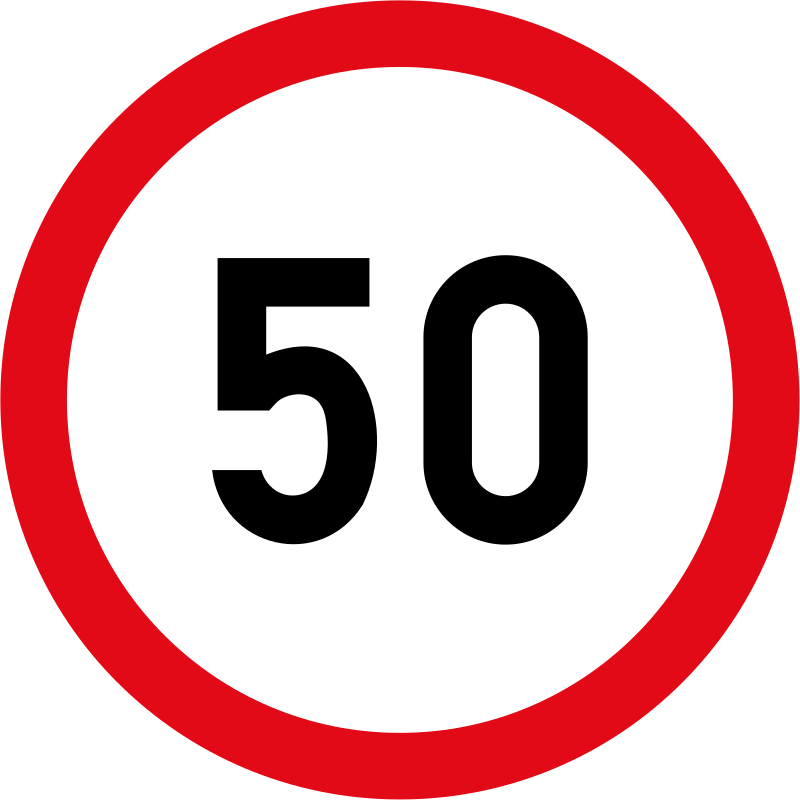
#> input picture base_images/50.jpg, 800 x 800 px, found by its file name
$ python DataLocationRandomizer.py
#> lines starting #> are read from the running program, lines starting #| are printed output that depends on the picture; pictures that were not available may be replaced by others from this repository, and a replacement may not be noted
import numpy as np
import random
from PIL import Image
import os
import BackgroundRandomizer

#define settings
Image_amount = 50
Image_width = 1920
Image_height = 1080

def GenerateImages(destination, base, randomized=False):
#> called with randomized = False
    if os.path.isdir(destination) == False:
        os.mkdir(destination)
    #delete files in destination directory for ease of use and
    if len(os.listdir(destination)) > 0:
        for item in os.listdir(destination):
            os.remove(f"{destination}/{item}")

    #load images
    front_image = Image.open(base).convert("RGBA")
#> front_image is the input picture: PIL image 800x800 RGBA; mean R, G, B, A 170.2, 118, 120.9, 199.9
    fi_width, fi_height = front_image.size
#> fi_width = 800; fi_height = 800

    for i in range(Image_amount):
        #create background image
        if randomized == False:
            back_image = Image.new(mode="RGB", size=(Image_width, Image_height), color="white").convert("RGBA")
        else:
            back_image = BackgroundRandomizer.RandomBackground(Image_width, Image_height)
        bi_width, bi_height = back_image.size

        #randomize the size of the front image
        im_width = im_height = random.randint((fi_height/10), bi_height)
        im = front_image.resize((im_width, im_height))

        max_x = bi_width - (im_width)
        max_y = bi_height - (im_height)

        #check for valid image size
        if max_x < 0 or max_y < 0:
            print("Invalid image size for placement")
            continue

        #randomize the location of the image
        im_x = random.randint(0, max_x)
        im_y = random.randint(0, max_y)

        #merge images together and save
        b_image = back_image.copy()
        b_image.paste(im, (im_x, im_y), im)
        b_image = b_image.convert("RGB")
        b_image.save(f"{destination}/{i}.jpg")

        #give updates to user
        if (i+1)%5 == 0:
            print(f"{i+1} images created")
#> this loop made 50 passes
#> pass 1, in GenerateImages, `b_image = b_image.convert("RGB")`:
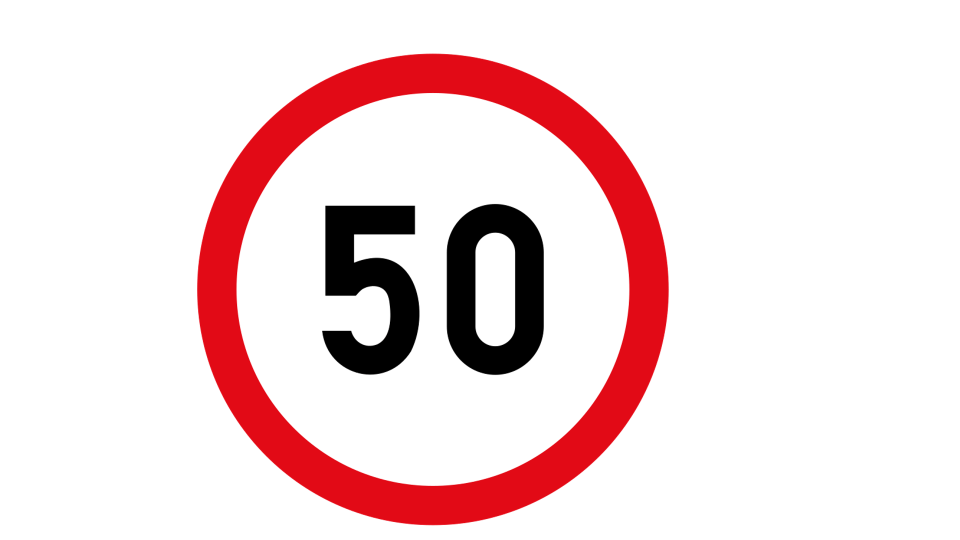
#> b_image: PIL image 1920x1080 RGB (shown at 1/2 size); mean R, G, B 242.1, 219.8, 221
#> pass 2, in GenerateImages, `im = front_image.resize((im_width, im_height))`:
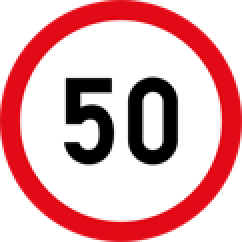
#> im: PIL image 121x121 RGBA (shown 2 times larger); mean R, G, B, A 173.7, 118, 121.1, 199.9; transparent parts drawn white
#> after the loop:
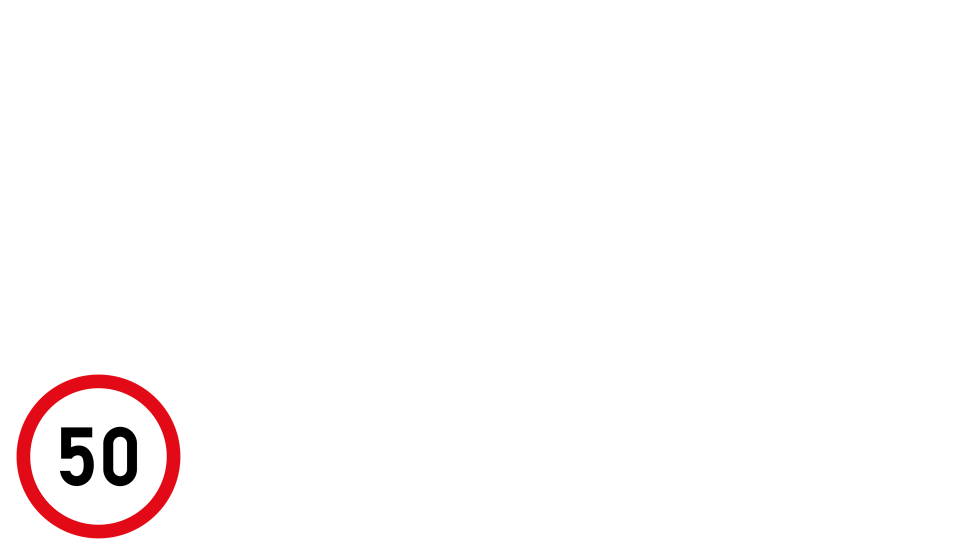
#> b_image: PIL image 1920x1080 RGB (shown at 1/2 size); mean R, G, B 253.4, 250.7, 250.9
    print("All images generated\n")

def main():
    #define the path of where the images are being saved
    Image_save_location = "C:/Users/willi/Documents/GitHub/Machine-Learning-PWS/image_destination"
    if os.path.isdir(Image_save_location) == False:
        os.mkdir(Image_save_location)
        print("Base directory made")
    #define the images that are being pasted on the background
    base_locations = [
        "C:/Users/willi/Documents/GitHub/Machine-Learning-PWS/base_images/50.jpg",
        "C:/Users/willi/Documents/GitHub/Machine-Learning-PWS/base_images/100.jpg"
    ]

    #generate the images
    for i in range(len(base_locations)):
        GenerateImages(f"{Image_save_location}/{i}", base_locations[i], randomized=False)
#> pass 2 of the loop in main, `for i in range(len(base_locations)):`:
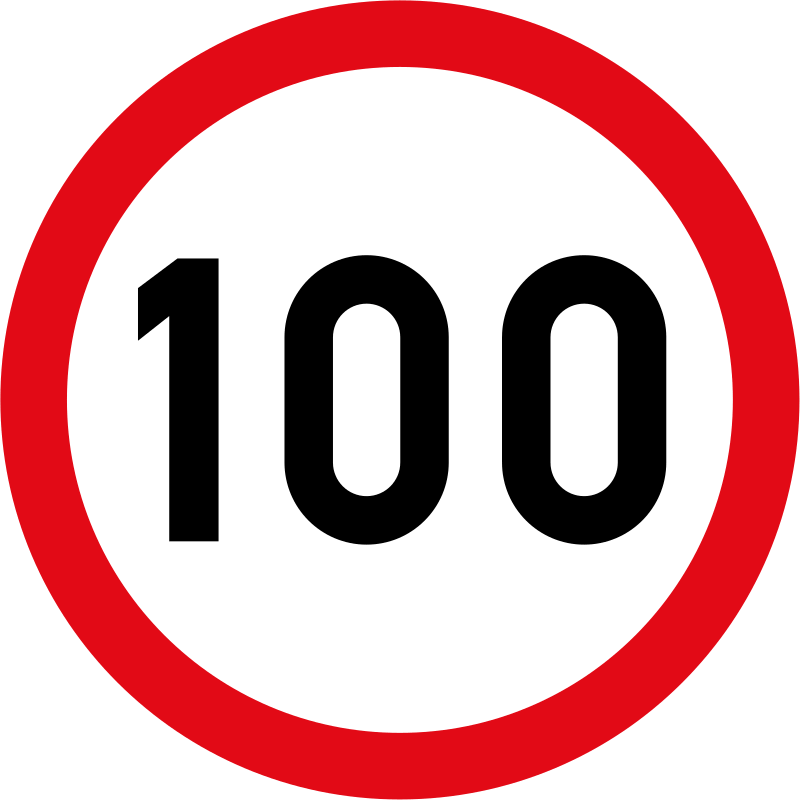
#> input picture base_images/100.jpg, 800 x 800 px, found by its file name
#> in GenerateImages, front_image is the input picture: PIL image 800x800 RGBA; mean R, G, B, A 163.5, 111.3, 114.2, 199.9
#> the loop in GenerateImages (call 2), `for i in range(Image_amount):` made 50 passes
#> pass 1, in GenerateImages (call 2), `b_image = b_image.convert("RGB")`:
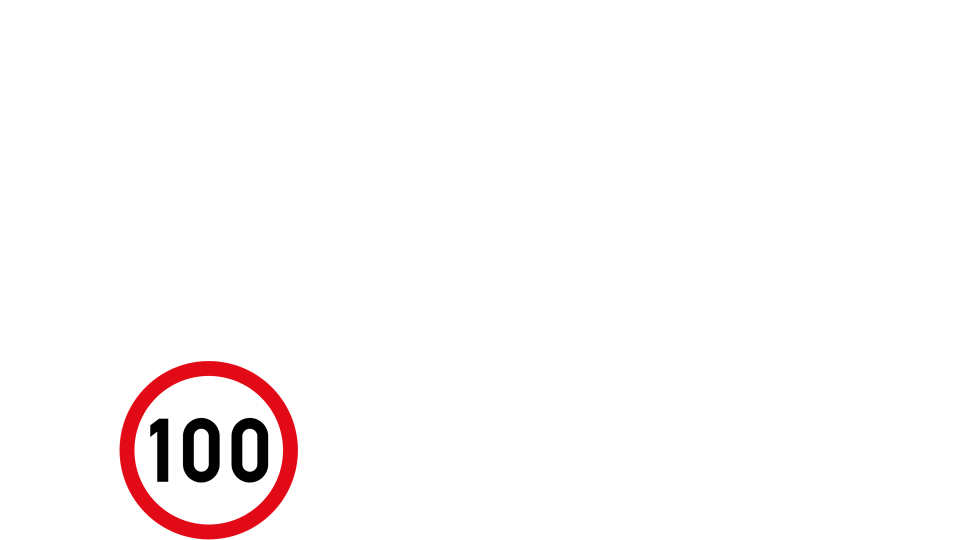
#> b_image: PIL image 1920x1080 RGB (shown at 1/2 size); mean R, G, B 252.7, 249.6, 249.7
#> after the loop in GenerateImages (call 2), `for i in range(Image_amount):`:
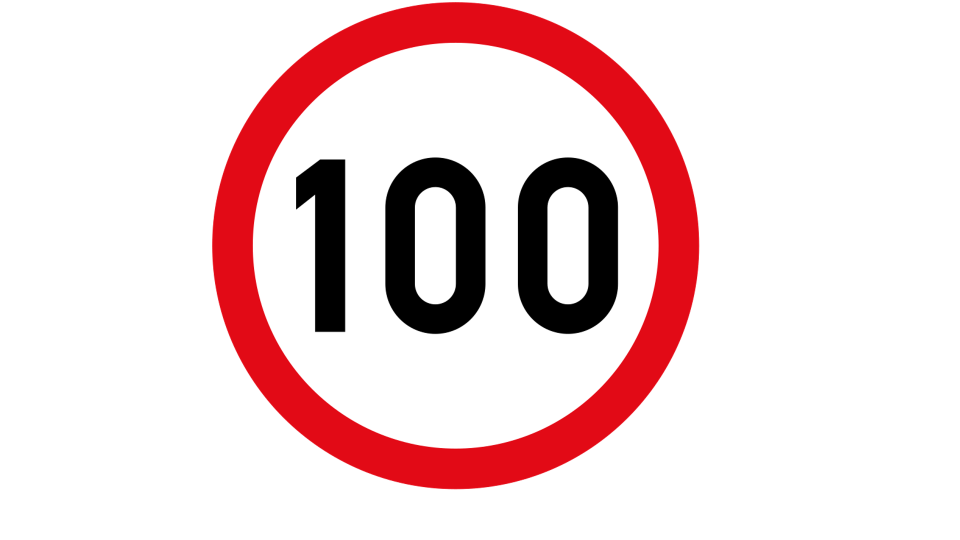
#> b_image: PIL image 1920x1080 RGB (shown at 1/2 size); mean R, G, B 238.1, 214.4, 215.7

    dest = "C:/Users/willi/Documents/GitHub/Machine-Learning-PWS/image_destination"
    print("\nImages per folder:")
    for folder in os.listdir(dest):
        length = len(os.listdir(f"{dest}/{folder}"))
        print(f"{folder}: {length}")
        print("--------------------")

if __name__ == "__main__":
    main()
